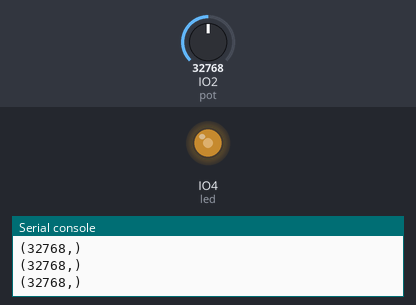
A program run on a simulated ESP32 board running CircuitPython. Parts: output pins drawn as LEDs (lit = HIGH), the last lines printed to the serial console. The test bench sets the inputs (shaded band); at power-on: IO2 (pot) = 32768 (analog values on the 0–65535 scale).

Above: at 1.2 s.
1.3 s: IO2 (pot) set to 45874
At 2.0 s:
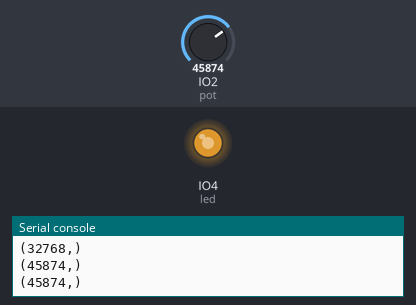
3.0 s: IO2 (pot) set to 57670
At 4.2 s:
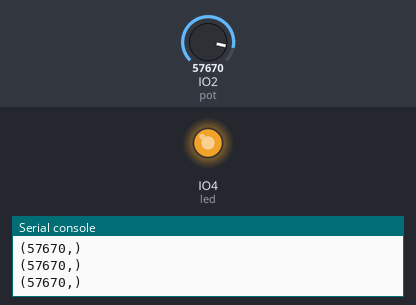
4.5 s: IO2 (pot) set to 7864
At 5.5 s:
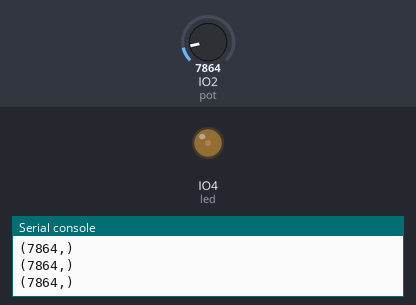
6.0 s: IO2 (pot) set to 0
At 6.8 s:
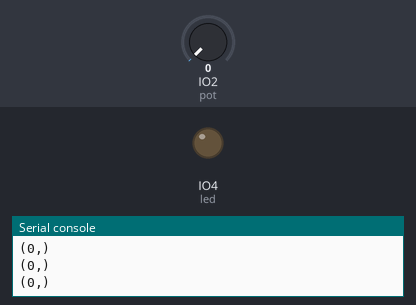
Timing chart, 0 to 8.5 s (numbered marks = the images above; inputs shaded):
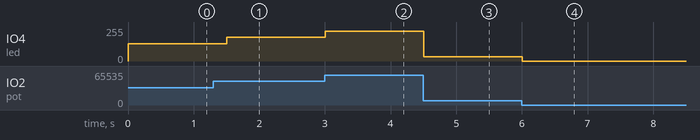

The program:

led_potenciometro.py
```python
from mapeamento import B_1, A_3
from time import sleep
from analogio import AnalogIn, AnalogOut
import pwmio

#Importante, o AnalogIn funciona em qualquer pino com ADC, e o AnalogOut só funciona em pinos com DAC
pot = AnalogIn(B_1)
led = pwmio.PWMOut(A_3, frequency=5000, duty_cycle=0)

while True:
    print((pot.value,))
    led.duty_cycle = pot.value
    sleep(0.25)
```

mapeamento.py
```python
import board

C_0 = board.IO8
C_1 = board.IO9
A_0 = board.IO1
A_1 = board.IO2
A_2 = board.IO3
A_3 = board.IO4
A_4 = board.IO5
A_5 = board.IO6
A_6 = board.IO7
A_7 = board.IO10
A_8 = board.IO14
A_9 = board.IO15
A_A = board.IO11
A_B = board.IO12
A_C = board.IO13
B_0 = board.IO1
B_1 = board.IO2
B_2 = board.IO3
B_3 = board.IO4
B_5 = board.IO6
B_6 = board.IO7
B_7 = board.IO10
B_8 = board.IO14
B_A = board.IO11
B_B = board.IO12
D_0 = board.IO44
D_1 = board.IO43
D_2 = board.IO42
D_3 = board.IO41
D_4 = board.IO40
D_5 = board.IO39
D_6 = board.IO38
D_7 = board.IO37
D_8 = board.IO36
D_9 = board.IO35
D_A = board.IO33
D_B = board.IO26
D_C = board.IO21
D_D = board.IO18
E_2 = board.IO42
E_3 = board.IO41
E_4 = board.IO40
E_5 = board.IO39
E_6 = board.IO38
E_9 = board.IO35
```

Measured:
- after the input at 1.3 s, IO4 (led): 128/255 → 178/255 after 0.20 s
- after the input at 3.0 s, IO4 (led): 178/255 → 224/255 at once
- after the input at 4.5 s, IO4 (led): 224/255 → 31/255 at once
- after the input at 6.0 s, IO4 (led): 31/255 → 0/255 at once
